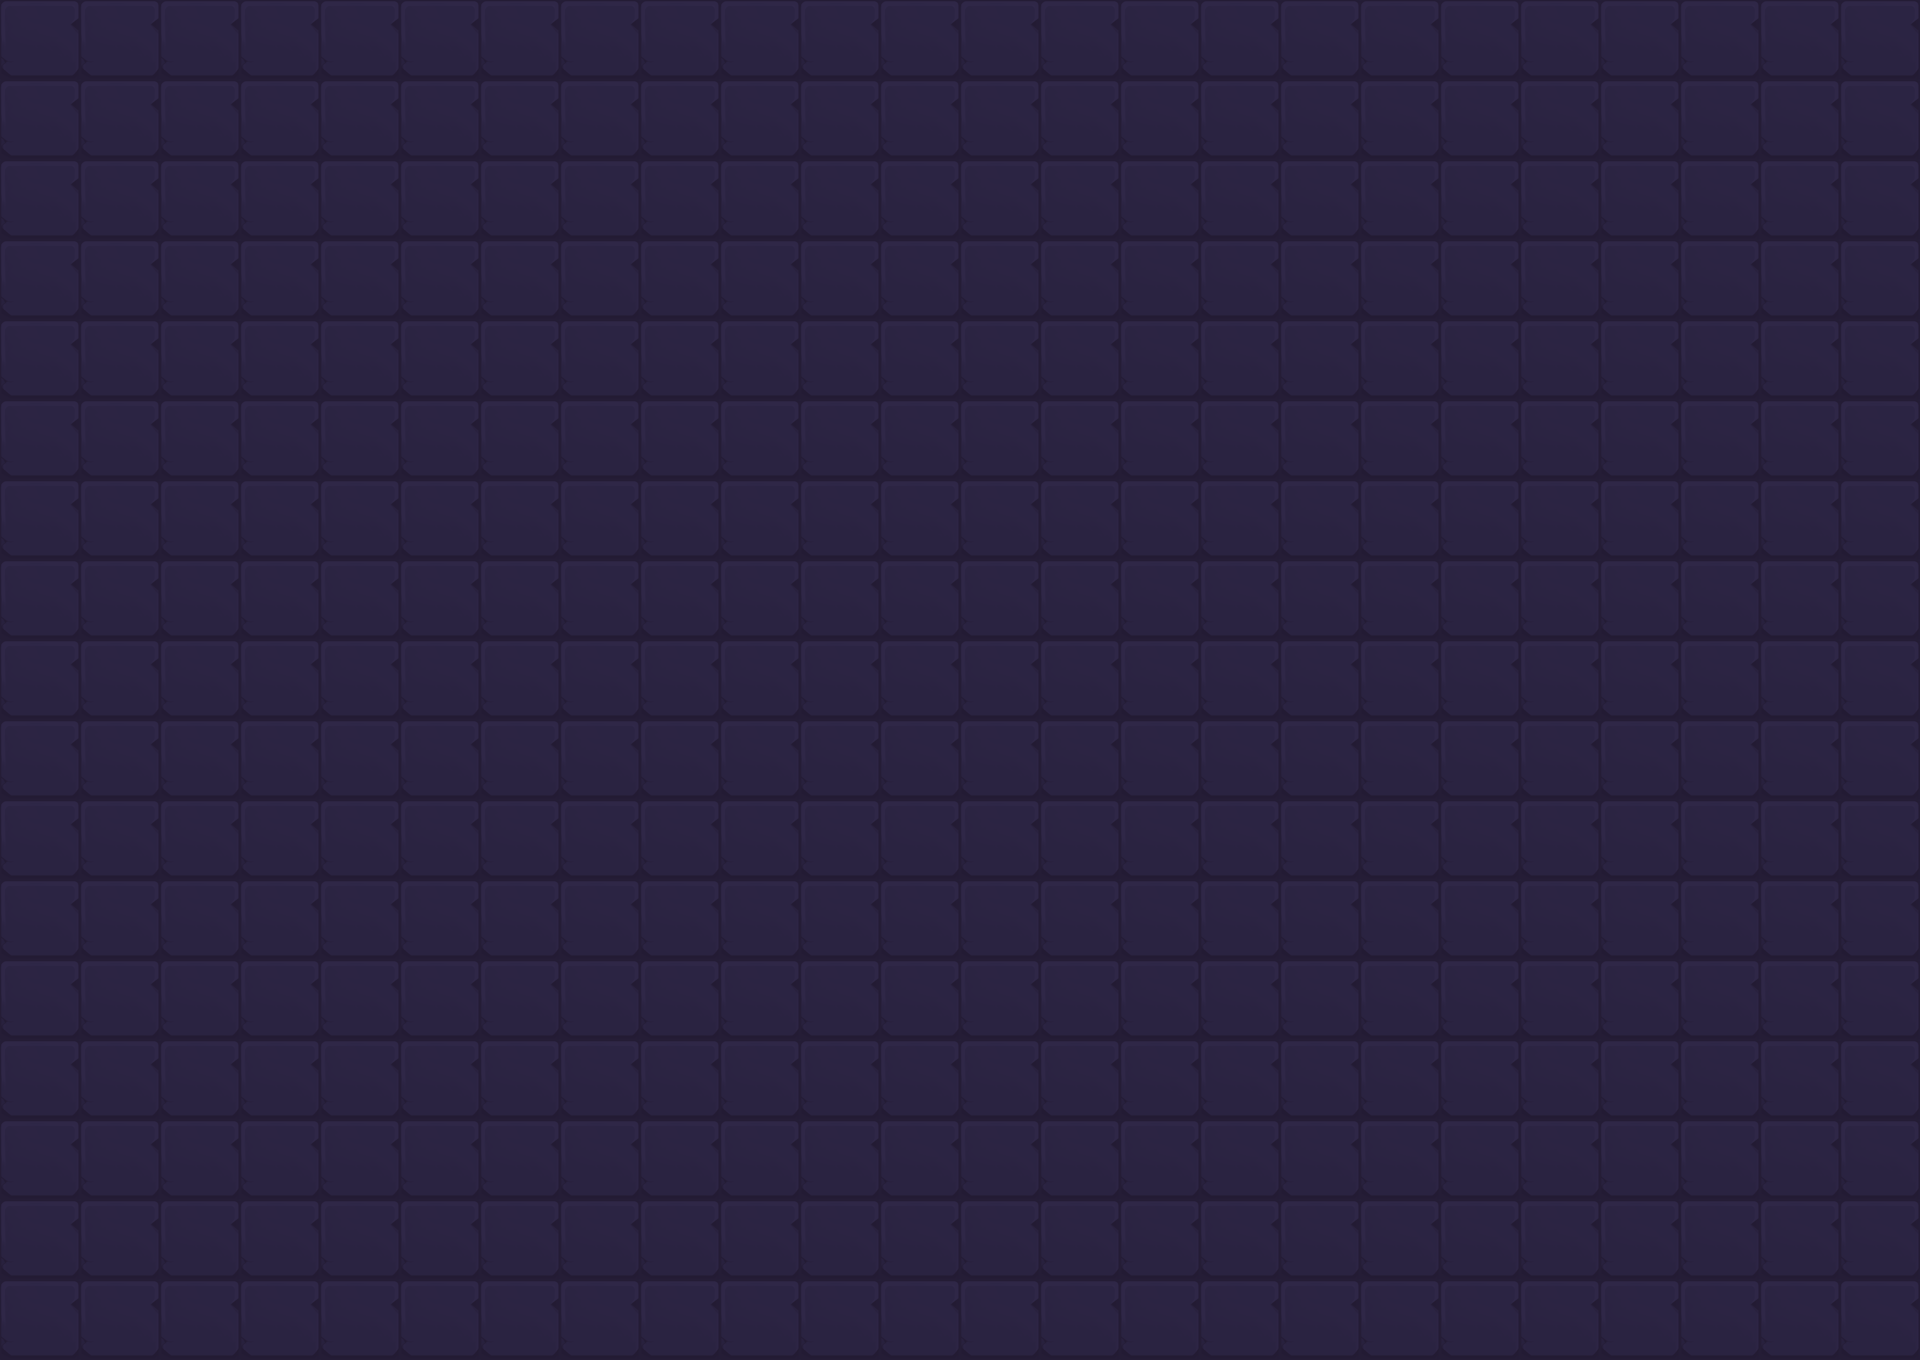

A level layout from a 2D game, rendered from its tile map. Below: a short description, then the map file with tile-grid data replaced by summaries:
An orthogonal 24x17 tile map with 80x80 px tiles, 9 tile layers (bgLayer, blockLayer, obs1Layer, obs2Layer, ...).

<map version="1.0" orientation="orthogonal" renderorder="right-down" width="24" height="17" tilewidth="80" tileheight="80" nextobjectid="1">
 <tileset firstgid="1" name="explore3" tilewidth="80" tileheight="80">
  <image source="explore3.png" width="1520" height="1440" />
 </tileset>
 <layer name="bgLayer" width="24" height="17">
  <data>[408 cells, 408 non-empty, 20 distinct tile ids]</data>
 </layer>
 <layer name="blockLayer" width="24" height="17">
  <data>[408 cells, 283 non-empty, 40 distinct tile ids]</data>
 </layer>
 <layer name="obs1Layer" width="24" height="17">
  <data>[408 cells, 139 non-empty, 24 distinct tile ids]</data>
 </layer>
 <layer name="obs2Layer" width="24" height="17">
  <data>[408 cells, 27 non-empty, 11 distinct tile ids]</data>
 </layer>
 <layer name="boxLayer" width="24" height="17">
  <data>[408 cells, 42 non-empty, 13 distinct tile ids]</data>
 </layer>
 <layer name="eventLayer" width="24" height="17">
  <data>[408 cells, 25 non-empty, 5 distinct tile ids]</data>
 </layer>
 <layer name="prisonLayer" width="24" height="17">
  <data>[408 cells, 76 non-empty, 6 distinct tile ids]</data>
 </layer>
 <layer name="monsterLayer" width="24" height="17">
  <data>[408 cells, 39 non-empty, 18 distinct tile ids]</data>
 </layer>
 <layer name="shadeLayer" width="24" height="17">
  <data>[408 cells, 408 non-empty, 1 distinct tile ids]</data>
 </layer>
</map>